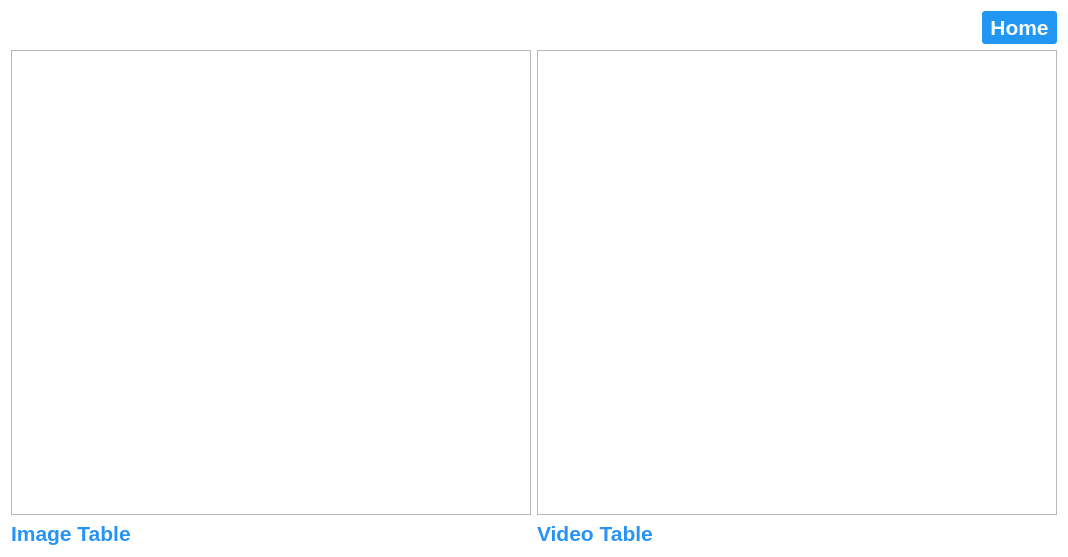
<?xml version="1.0" encoding="UTF-8"?>
<ui version="4.0">
 <class>ImageVidDatabase</class>
 <widget class="QDialog" name="ImageVidDatabase">
  <property name="geometry">
   <rect>
    <x>0</x>
    <y>0</y>
    <width>1068</width>
    <height>557</height>
   </rect>
  </property>
  <property name="windowTitle">
   <string>Image and Video Database</string>
  </property>
  <property name="styleSheet">
   <string notr="true">QDialog#ImageVidDatabase{
	background-image: url(:/new/Images/Backround.jpg);
	background-color: #ffffff;
}</string>
  </property>
  <layout class="QVBoxLayout" name="verticalLayout_3">
   <item>
    <layout class="QHBoxLayout" name="horizontalLayout_2">
     <item>
      <spacer name="horizontalSpacer">
       <property name="orientation">
        <enum>Qt::Horizontal</enum>
       </property>
       <property name="sizeType">
        <enum>QSizePolicy::Expanding</enum>
       </property>
       <property name="sizeHint" stdset="0">
        <size>
         <width>948</width>
         <height>20</height>
        </size>
       </property>
      </spacer>
     </item>
     <item>
      <widget class="QPushButton" name="pushButton_home">
       <property name="minimumSize">
        <size>
         <width>75</width>
         <height>33</height>
        </size>
       </property>
       <property name="font">
        <font>
         <pointsize>16</pointsize>
         <weight>75</weight>
         <bold>true</bold>
        </font>
       </property>
       <property name="styleSheet">
        <string notr="true">QPushButton{
	background-color: #2196f3;
	 border: 0px solid #8f8f91;
    border-radius: 3px;
	color:#f6fcfa;
}
QPushButton:hover{
	background-color: #2196f3;
	 border: 0px solid #4facf5;
    border-radius: 3px;
	color:#f6fcfa;
}

QPushButton:pressed{
	background-color: #2196f3;
	 border: 0px solid #8f8f91;
    border-radius: 3px;
	color:#ffffff;
}


</string>
       </property>
       <property name="text">
        <string>Home</string>
       </property>
      </widget>
     </item>
    </layout>
   </item>
   <item>
    <layout class="QHBoxLayout" name="horizontalLayout">
     <item>
      <layout class="QVBoxLayout" name="verticalLayout">
       <item>
        <widget class="QTableView" name="tableView_image"/>
       </item>
       <item>
        <widget class="QLabel" name="label">
         <property name="font">
          <font>
           <pointsize>16</pointsize>
           <weight>75</weight>
           <bold>true</bold>
          </font>
         </property>
         <property name="styleSheet">
          <string notr="true">QLabel#label{
	color: #2794f5;
}</string>
         </property>
         <property name="text">
          <string>Image Table</string>
         </property>
         <property name="buddy">
          <cstring>tableView_image</cstring>
         </property>
        </widget>
       </item>
      </layout>
     </item>
     <item>
      <layout class="QVBoxLayout" name="verticalLayout_2">
       <item>
        <widget class="QTableView" name="tableView_video"/>
       </item>
       <item>
        <widget class="QLabel" name="label_2">
         <property name="font">
          <font>
           <pointsize>16</pointsize>
           <weight>75</weight>
           <bold>true</bold>
          </font>
         </property>
         <property name="styleSheet">
          <string notr="true">QLabel#label_2{
	color: #2794f5;
}</string>
         </property>
         <property name="text">
          <string>Video Table</string>
         </property>
         <property name="buddy">
          <cstring>tableView_video</cstring>
         </property>
        </widget>
       </item>
      </layout>
     </item>
    </layout>
   </item>
  </layout>
 </widget>
 <resources/>
 <connections/>
</ui>
